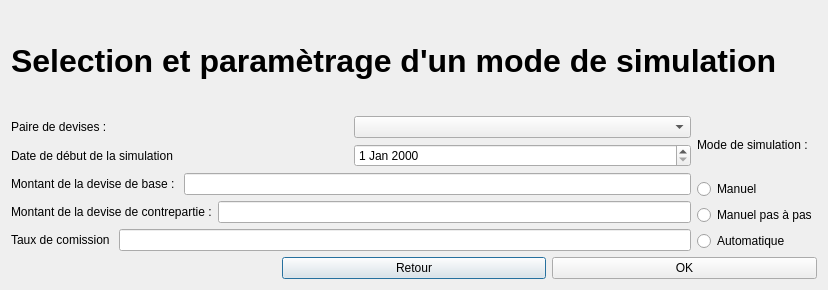
<?xml version="1.0" encoding="UTF-8"?>
<ui version="4.0">
 <class>SimulationSelection</class>
 <widget class="QDialog" name="SimulationSelection">
  <property name="geometry">
   <rect>
    <x>0</x>
    <y>0</y>
    <width>828</width>
    <height>290</height>
   </rect>
  </property>
  <property name="windowTitle">
   <string>Dialog</string>
  </property>
  <layout class="QVBoxLayout" name="verticalLayout_4">
   <item>
    <layout class="QVBoxLayout" name="verticalLayout_3">
     <item>
      <widget class="QLabel" name="label">
       <property name="font">
        <font>
         <pointsize>24</pointsize>
         <weight>75</weight>
         <bold>true</bold>
        </font>
       </property>
       <property name="text">
        <string>Selection et paramètrage d'un mode de simulation</string>
       </property>
      </widget>
     </item>
     <item>
      <layout class="QHBoxLayout" name="horizontalLayout_8">
       <item>
        <layout class="QVBoxLayout" name="verticalLayout_2">
         <item>
          <layout class="QHBoxLayout" name="horizontalLayout_7">
           <item>
            <widget class="QLabel" name="label_8">
             <property name="text">
              <string>Paire de devises : </string>
             </property>
            </widget>
           </item>
           <item>
            <widget class="QComboBox" name="comboBox_PaireDevises"/>
           </item>
          </layout>
         </item>
         <item>
          <layout class="QHBoxLayout" name="horizontalLayout_3">
           <item>
            <widget class="QLabel" name="label_4">
             <property name="text">
              <string>Date de début de la simulation</string>
             </property>
            </widget>
           </item>
           <item>
            <widget class="QDateEdit" name="dateEdit"/>
           </item>
          </layout>
         </item>
         <item>
          <layout class="QHBoxLayout" name="horizontalLayout_6">
           <item>
            <widget class="QLabel" name="label_5">
             <property name="text">
              <string>Montant de la devise de base : </string>
             </property>
            </widget>
           </item>
           <item>
            <widget class="QLineEdit" name="lineEdit_dBase"/>
           </item>
          </layout>
         </item>
         <item>
          <layout class="QHBoxLayout" name="horizontalLayout_5">
           <item>
            <widget class="QLabel" name="label_6">
             <property name="text">
              <string>Montant de la devise de contrepartie :</string>
             </property>
            </widget>
           </item>
           <item>
            <widget class="QLineEdit" name="lineEdit_dContrepartie"/>
           </item>
          </layout>
         </item>
         <item>
          <layout class="QHBoxLayout" name="horizontalLayout_4">
           <item>
            <widget class="QLabel" name="label_7">
             <property name="text">
              <string>Taux de comission </string>
             </property>
            </widget>
           </item>
           <item>
            <widget class="QLineEdit" name="lineEdit_commission"/>
           </item>
          </layout>
         </item>
        </layout>
       </item>
       <item>
        <layout class="QVBoxLayout" name="verticalLayout">
         <item>
          <widget class="QLabel" name="label_2">
           <property name="text">
            <string>Mode de simulation : </string>
           </property>
          </widget>
         </item>
         <item>
          <widget class="QRadioButton" name="radioButton_Manual">
           <property name="text">
            <string>Manuel</string>
           </property>
          </widget>
         </item>
         <item>
          <widget class="QRadioButton" name="radioButton_ManualPP">
           <property name="text">
            <string>Manuel pas à pas</string>
           </property>
          </widget>
         </item>
         <item>
          <layout class="QHBoxLayout" name="horizontalLayout_2">
           <item>
            <widget class="QRadioButton" name="radioButton_Auto">
             <property name="text">
              <string>Automatique</string>
             </property>
            </widget>
           </item>
          </layout>
         </item>
        </layout>
       </item>
      </layout>
     </item>
     <item>
      <layout class="QHBoxLayout" name="horizontalLayout_9">
       <item>
        <widget class="QLabel" name="label_erreur">
         <property name="font">
          <font>
           <pointsize>10</pointsize>
           <weight>75</weight>
           <bold>true</bold>
          </font>
         </property>
         <property name="text">
          <string/>
         </property>
        </widget>
       </item>
       <item>
        <widget class="QPushButton" name="pushButton_Cancel">
         <property name="text">
          <string>Retour</string>
         </property>
        </widget>
       </item>
       <item>
        <widget class="QPushButton" name="pushButton_Ok">
         <property name="text">
          <string>OK</string>
         </property>
        </widget>
       </item>
      </layout>
     </item>
    </layout>
   </item>
  </layout>
 </widget>
 <resources/>
 <connections/>
</ui>
